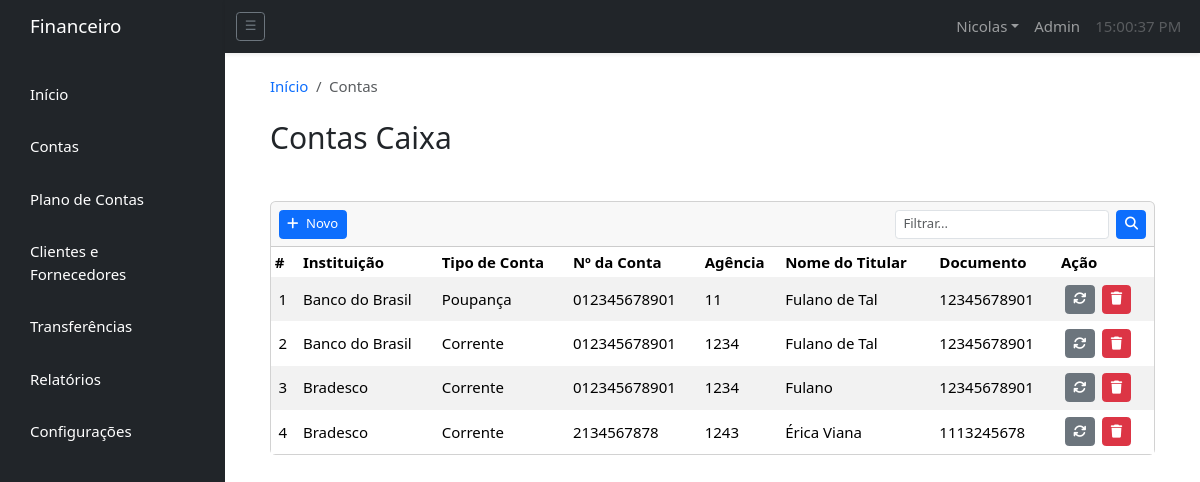
The page /contas/ (signed in) on the database as committed earlier.
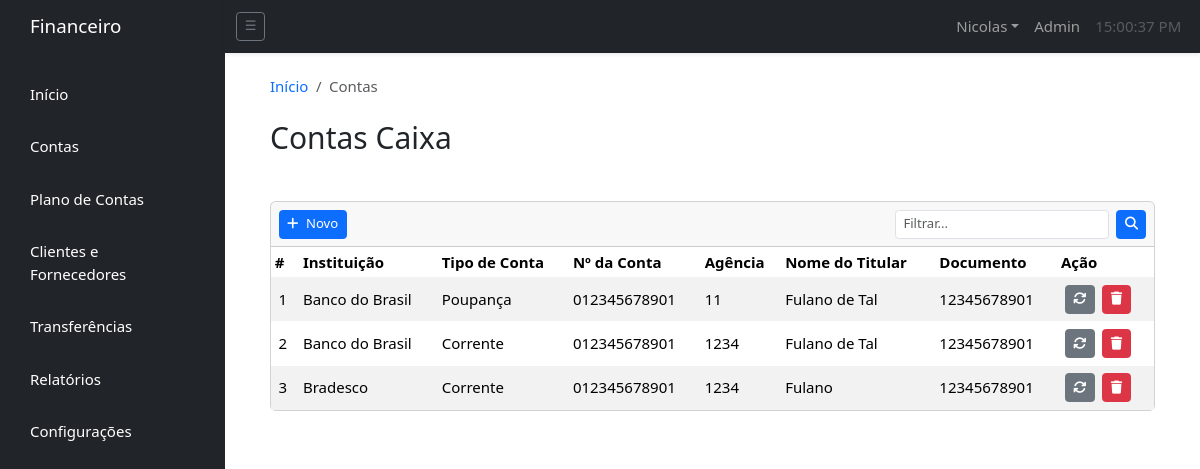
The same page on the database as committed later.
### financeiro/models.py (models this page shows, shortened)
class BankAccounts(models.Model):
    ACCOUNT_TYPE_CHOICES = (
        ("Corrente", "Corrente"),
        ("Poupança", "Poupança")
    )
    name = models.CharField(max_length=50)
    account_type = models.CharField(max_length=50, choices=ACCOUNT_TYPE_CHOICES)
    account_number = models.CharField(max_length=12)
    agency = models.IntegerField(null=True, blank=True)
    titular_name = models.CharField(max_length=50)
    titular_document = models.CharField(max_length=50)
    class Meta:
        verbose_name = "Bank Account"
        verbose_name_plural = "Bank Accounts"

### financeiro/views/accounts_view.py (the view)
# urls.py: path('contas/', views.accounts, name='accounts'), # type: ignore
def accounts(request):
    if request.user.is_authenticated:
        accounts = BankAccounts.objects.all()
        return render(request, 'accounts/accounts.html', {"accounts": accounts})
    else:
        messages.error(request, "Você deve estar logado para visualizar esta página.")
        redirect('home')

### financeiro/templates/accounts/accounts.html (shortened to what this page needs)
{% extends 'base.html' %}
{% load static %}
{% block navbar %}
  {% include 'navbar.html' %}
{% endblock %}
{% block content %}
  {% block breadcrumb %}
    <nav aria-label="breadcrumb">
      <ol class="breadcrumb my-4">
        <li class="breadcrumb-item">
          <a class="breadcrumb-link" href="{% url 'home' %}">Início</a>
        </li>
        <li class="breadcrumb-item active" aria-current="page">Contas</li>
      </ol>
    </nav>
  {% endblock %}
  <h2 class="mb-5">Contas Caixa</h2>
  <div class="card mx-auto" style="height:55%;">
    <div class="card-header px-2">
      <div class="col d-flex w-100 justify-content-between m-0">
        <div class="row">
          <div class="col">
            <button type="button" class="btn btn-primary btn-sm px-2" data-bs-toggle="modal" data-bs-target="#formModal">
              <i class="fa-solid fa-plus icon me-2" style="display: none;"></i>Novo
            </button>
          </div>
        </div>
        <div class="p-0 d-flex row">
          <form method="POST" action="{% url 'search_bar' %}">
            <div class="input-group-sm d-flex col">
              <input type="search" class="form-control me-2" placeholder="Filtrar..." name="searched" />
              <button class="btn btn-sm btn-primary" type="submit"><i class="fa-solid fa-magnifying-glass"></i></button>
            </div>
          </form>
        </div>
      </div>
    </div>
    <div class="card-body p-0 overflow-auto">
      <table class="table table-hover table-borderless table-responsive table-striped table-sm mb-0 sortable">
        <thead class="bg-light sticky-top clickable">
          <tr>
            <th scope="col px-1">#</th>
            <th scope="col">Instituição</th>
            <th scope="col">Tipo de Conta</th>
            <th scope="col">Nº da Conta</th>
            <th scope="col">Agência</th>
            <th scope="col">Nome do Titular</th>
            <th scope="col">Documento</th>
            <th scope="col">Ação</th>
          </tr>
        </thead>
        <tbody>
          {% include 'accounts/account_list.html' %}
        </tbody>
      </table>
    </div>
  </div>
{% endblock %}

### financeiro/templates/accounts/account_list.html (shortened to what this page needs)
{% load static %}
{% if accounts %}
  {% for account in accounts %}
    <tr class="align-middle">
      <td class="px-2">{{ account.id }}</td>
      <td>{{ account.name }}</td>
      <td>{{ account.account_type }}</td>
      <td>{{ account.account_number }}</td>
      <td>{{ account.agency }}</td>
      <td>{{ account.titular_name }}</td>
      <td>{{ account.titular_document }}</td>
      <td class="h-100">
        <div class="d-flex">
          <button type="button" class="btn btn-sm btn-secondary m-1" data-bs-toggle="modal" data-bs-target="#{{ account.id }}" style="position: static;">
            <i class="fa-solid fa-arrows-rotate icon" style="display: none;"></i>
          </button>
          <a href="{% url 'delete_account' account.id %}" class="btn btn-sm btn-danger m-1" style="height: 10%;position: static;">
            <i class="fa-solid fa-trash icon" style="display:none;"></i>
          </a>
        </div>
      </td>
    </tr>
  {% endfor %}
{% endif %}

Rows that differ between the two databases and show on the page:
removed BankAccounts: id "4", name "Bradesco", account_type "Corrente", account_number "2134567878", agency "1243", titular_name "Érica Viana", titular_document "1113245678"
